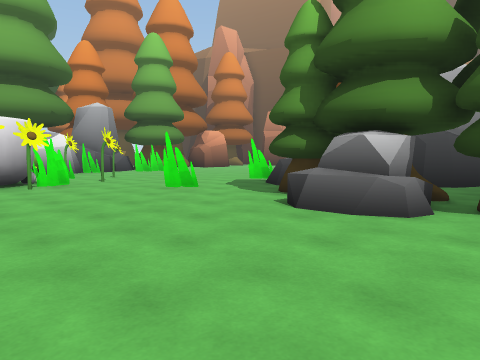
[1] (above)

23 first-person views from a walk through a 3-D level made in the Unity game engine. The camera is 1.2 m above the floor, tilts 4° down and sees 70° across. The floor is counted in squares, 2 m on a side. Each view is taken from the middle of a square. On the plan, view 1 faces up. The plan holds only what a view shows up to about 10 squares ahead; the rest is blank. The place goes on beyond the plan. The player character is not drawn.

[2]
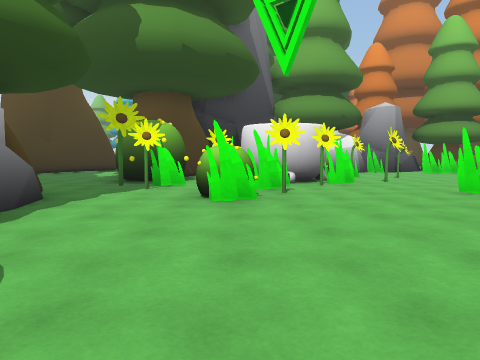

[3]
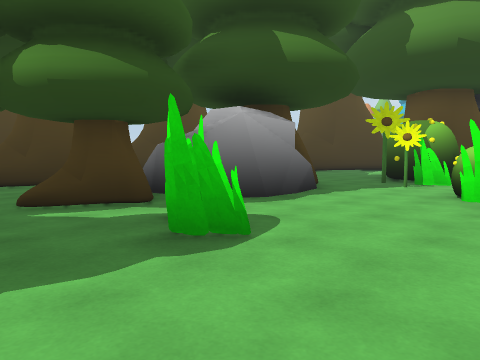

[4]
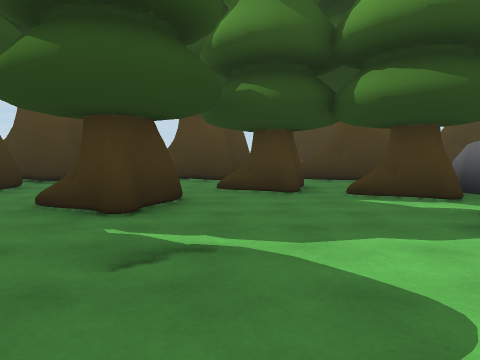

[5]
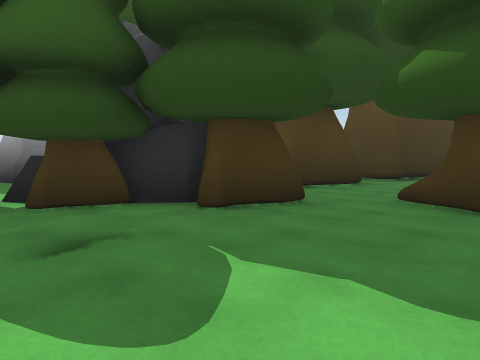

[6]
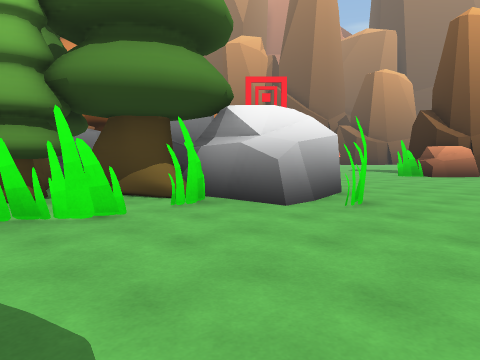

[7]
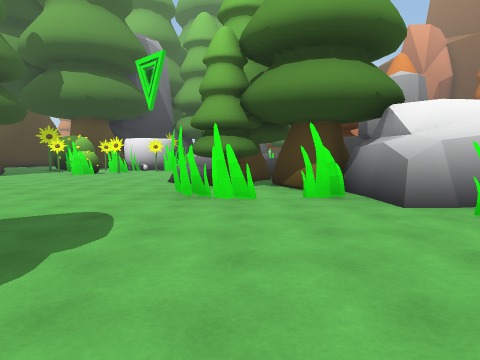

[8]
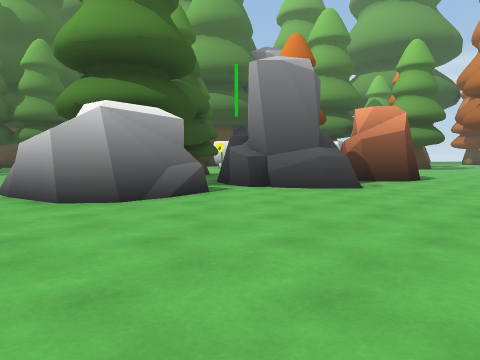

[9]
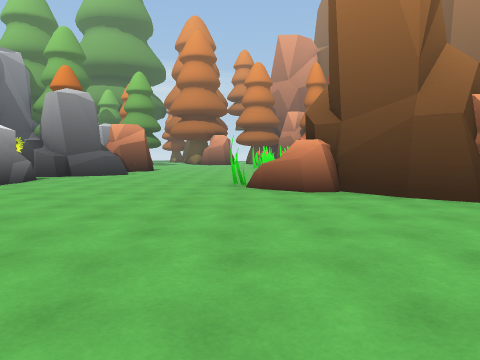

[10]
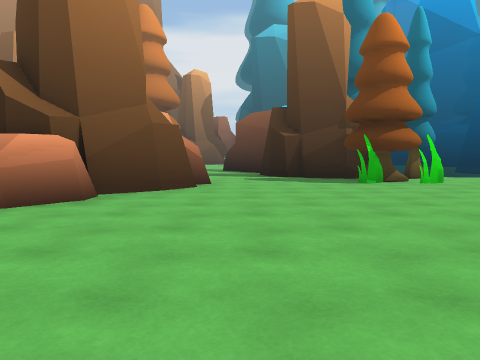

[11]
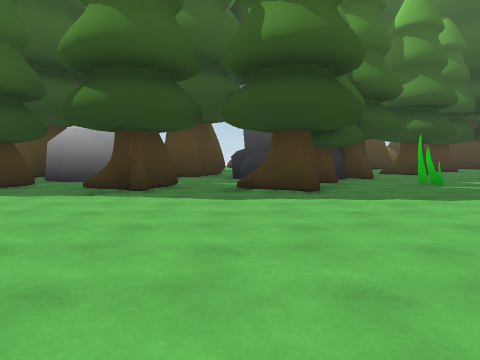

[12]
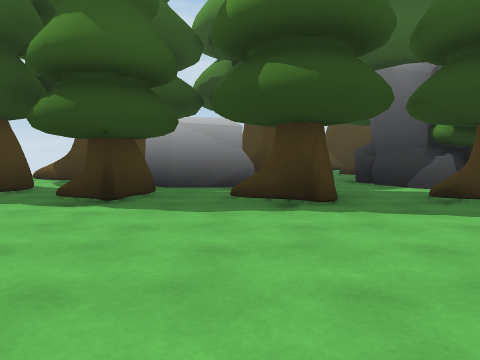

[13]
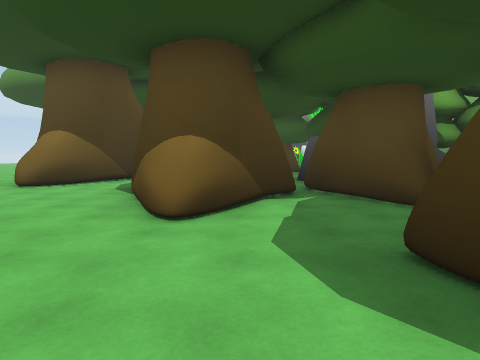

[14]
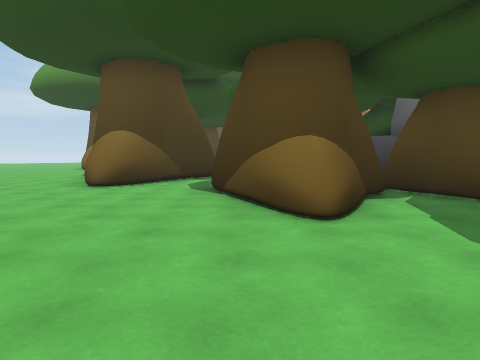

[15]
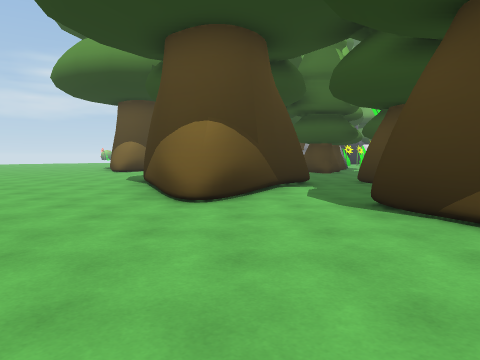

[16]
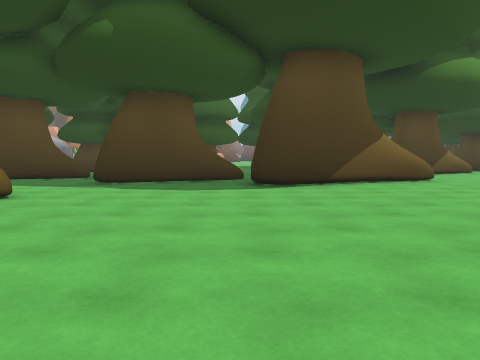

[17]
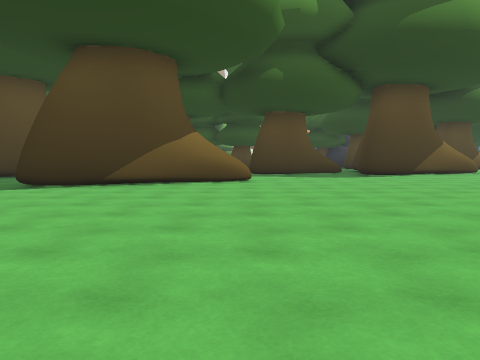

[18]
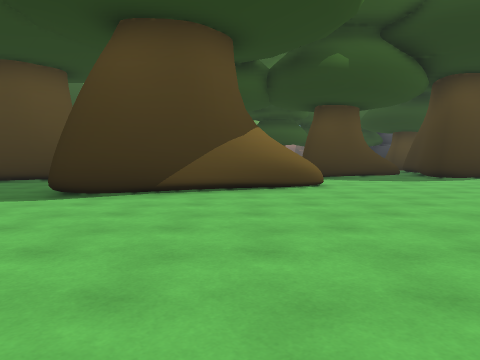

[19]
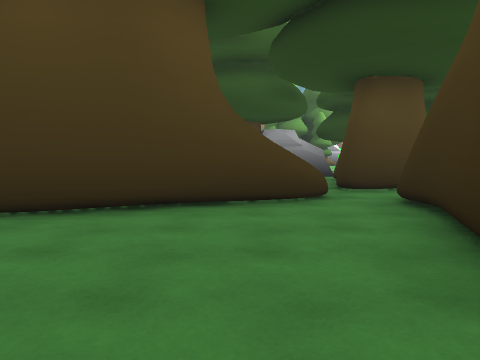

[20]
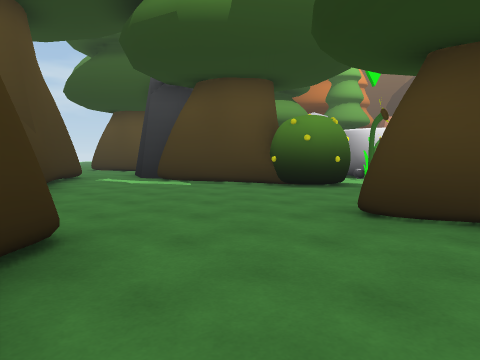

[21]
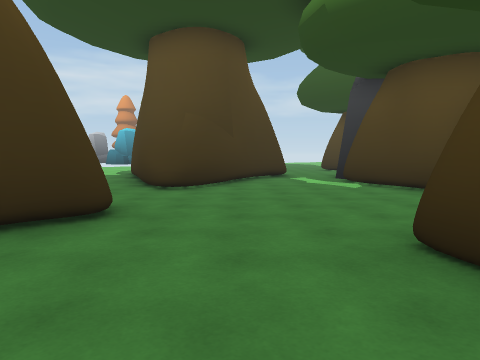

[22]
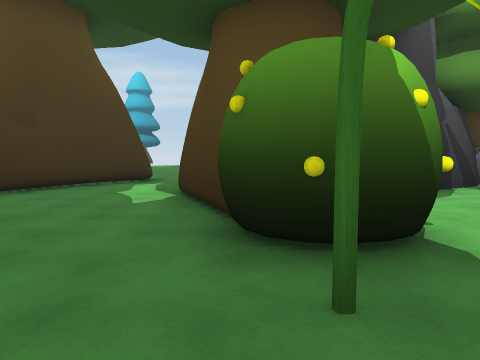

[23]
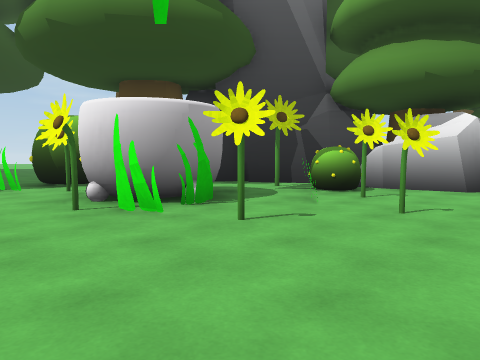

### Floor plan
Key: @ floor where view 1 was taken; # wall or solid block; . floor; B bush; F flower; R rock; T tree; O other object.
Columns run from 14 left of view 1 to 21 right of it. Each row starts with its distance up from view 1.
 10       #OBF.F... RR....... RRRR...#
  9       #F.......RTTRR.....ORR.....##
  8       #....F...RTT R.............###
  7 ..##  T.OOO....RR RR............OT.#
  6 #..####.OOF....TT...RR...........O..
  5 #...##T#F.O....RTTTTRR............
  4 ##....TOO.BF...RTT.TRR.........
  3  #.....F.FBO.....T.O.O..
  2 ##................OO...
  1 .......T#R.............
  0   .....#TTROO.@............
 -1    #....TR..O..............
 -2    #T.... TT......O........
 -3  ###T...# ..................
 -4 ...TT.###..T..T..T.TTT......
 -5 .......TT.  .....TTTR.......
 -6 ....## ...T...... RRR.TT....
 -7 ..###  .T##. ..T#RRR.......
 -8  ..## T..##T ..TT .T#.R.TT.
 -9  ....TT....T #..  T#TTRR...
-10 ..........T## T..  ...   .T
-11 ...........## T..##T.. #T.
-12 .............TT....T..T T.
-13 ....................... T
-14 .......................
-15 .... ....      .......

Where each view was taken, in squares from view 1:
view 1: 0 up, 0 right, facing up
view 2: 0 up, 0 right, facing up-left
view 3: 0 up, 1 right, facing left
view 4: 0 up, 2 right, facing down-left
view 5: 0 up, 3 right, facing down
view 6: 1 down, 6 right, facing up
view 7: 1 down, 8 right, facing up-left
view 8: 7 up, 12 right, facing left
view 9: 4 up, 16 right, facing up-left
view 10: 4 up, 11 right, facing up-right
view 11: 0 up, 12 right, facing down-left
view 12: 3 down, 13 right, facing down-left
view 13: 14 down, 8 right, facing up-left
view 14: 15 down, 7 right, facing up-left
view 15: 15 down, 4 right, facing up-left
view 16: 15 down, 9 left, facing up-right
view 17: 15 down, 14 left, facing up-right
view 18: 13 down, 14 left, facing up-right
view 19: 7 down, 14 left, facing up-right
view 20: 3 down, 9 left, facing up
view 21: 2 down, 7 left, facing up-left
view 22: 2 up, 6 left, facing up-left
view 23: 8 up, 0 right, facing left
